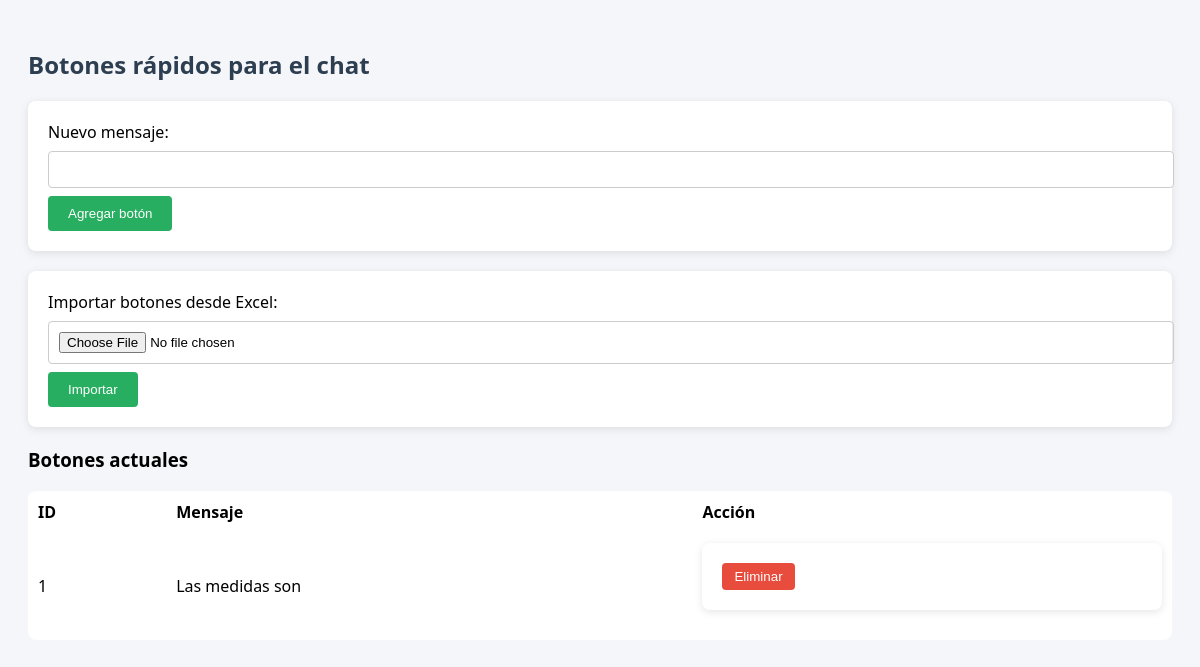
/botones (signed in), run on an earlier commit of the app's database.
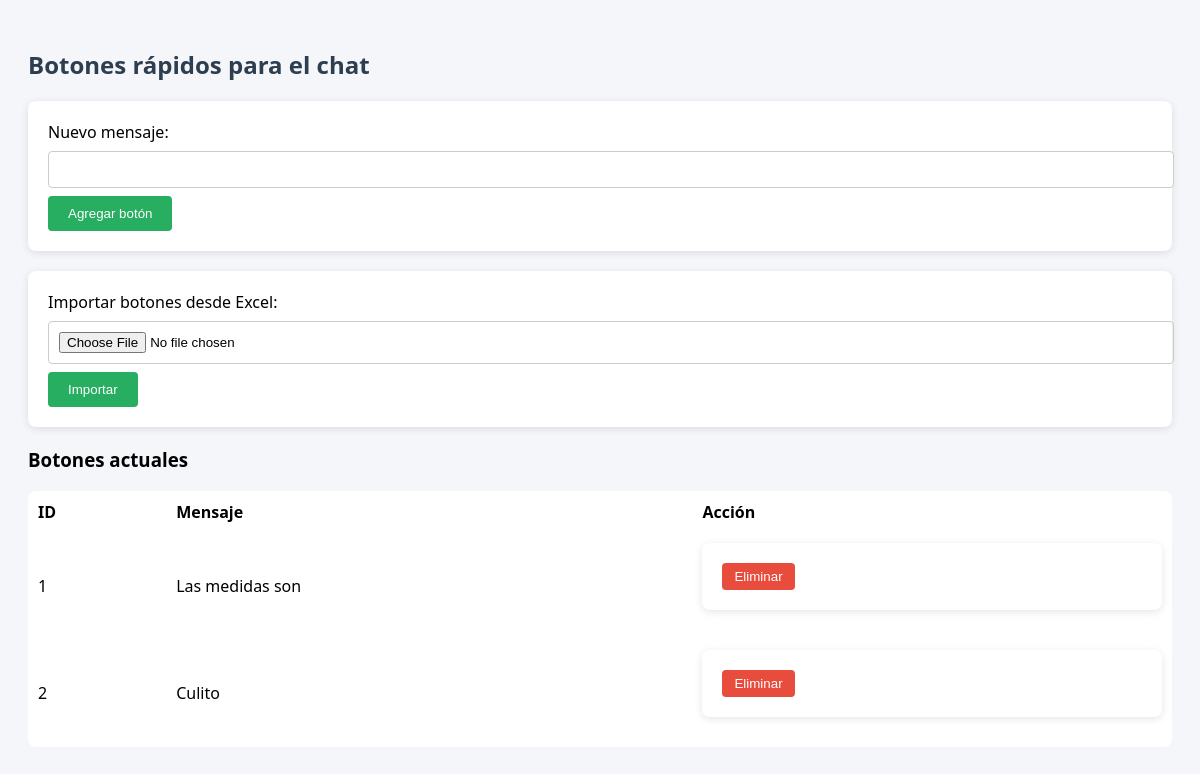
And on a later commit of the database.
### tables this page shows
CREATE TABLE botones (
            id INTEGER PRIMARY KEY AUTOINCREMENT,
            mensaje TEXT NOT NULL
        );

### routes/configuracion.py (the view, shortened to what this page needs)
@config_bp.route('/botones', methods=['GET', 'POST'])
def botones():
    if "user" not in session or session["rol"] != "admin":
        return redirect(url_for("auth.login"))
    conn = sqlite3.connect(Config.DB_PATH)
    c = conn.cursor()
    c.execute("SELECT id, mensaje FROM botones ORDER BY id")
    botones = c.fetchall()
    conn.close()
    return render_template('botones.html', botones=botones)

### templates/botones.html (shortened to what this page needs)
<!DOCTYPE html>
<html lang="es">
<head>
</head>
<body>
    <h2>Botones rápidos para el chat</h2>
    <form method="POST">
        <label for="mensaje">Nuevo mensaje:</label>
        <input type="text" name="mensaje" required>
        <button type="submit">Agregar botón</button>
    </form>
    <form method="POST" enctype="multipart/form-data">
        <label for="archivo">Importar botones desde Excel:</label>
        <input type="file" name="archivo" accept=".xlsx" required>
        <button type="submit">Importar</button>
    </form>
    <h3>Botones actuales</h3>
    <table>
        <tr><th>ID</th><th>Mensaje</th><th>Acción</th></tr>
        {% for b in botones %}
        <tr>
            <td>{{ b[0] }}</td>
            <td>{{ b[1] }}</td>
            <td>
                <form method="POST" action="{{ url_for('configuracion.eliminar_boton', boton_id=b[0]) }}">
                    <button class="delete-btn" type="submit">Eliminar</button>
                </form>
            </td>
        </tr>
        {% endfor %}
    </table>
</body>
</html>

### templates/botones.html (style rules this page uses)
body { font-family: 'Segoe UI', sans-serif; background-color: #f4f6f9; padding: 20px; }
h2 { color: #2c3e50; }
form { background-color: white; padding: 20px; margin-bottom: 20px; border-radius: 8px; box-shadow: 0 2px 8px rgba(0,0,0,0.1); }
input, textarea { width: 100%; margin: 8px 0; padding: 10px; border-radius: 4px; border: 1px solid #ccc; }
button { background-color: #27ae60; color: white; padding: 10px 20px; border: none; border-radius: 4px; cursor: pointer; }
table { width: 100%; border-collapse: collapse; background-color: white; border-radius: 8px; }
th, td { padding: 10px; text-align: left; }
.delete-btn { background-color: #e74c3c; color: white; border: none; padding: 6px 12px; border-radius: 4px; cursor: pointer; }

What changed in the data, as far as the page shows it:
added botones: id "2", mensaje "Culito"
